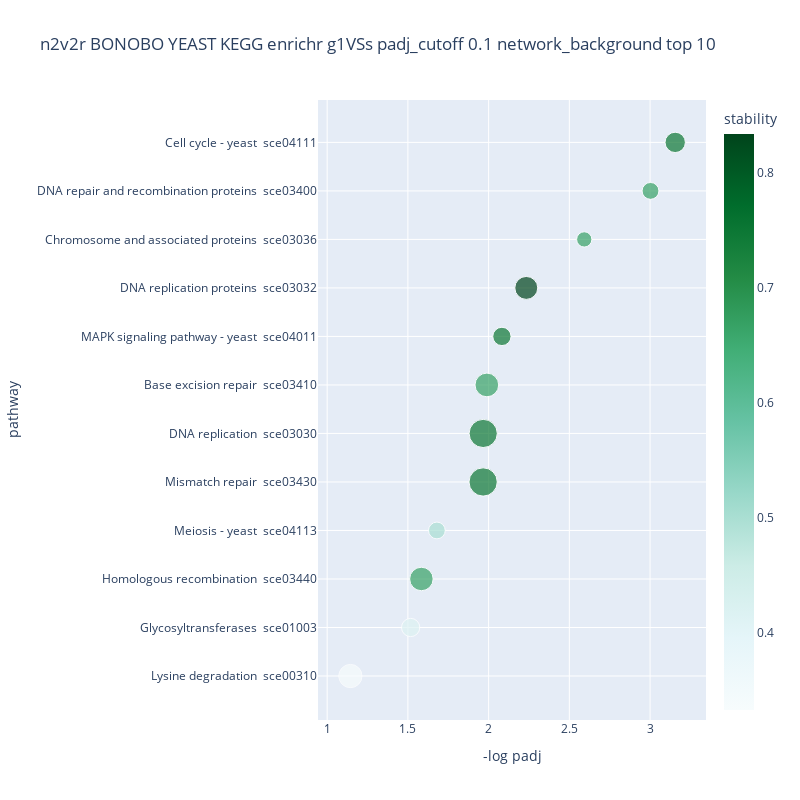
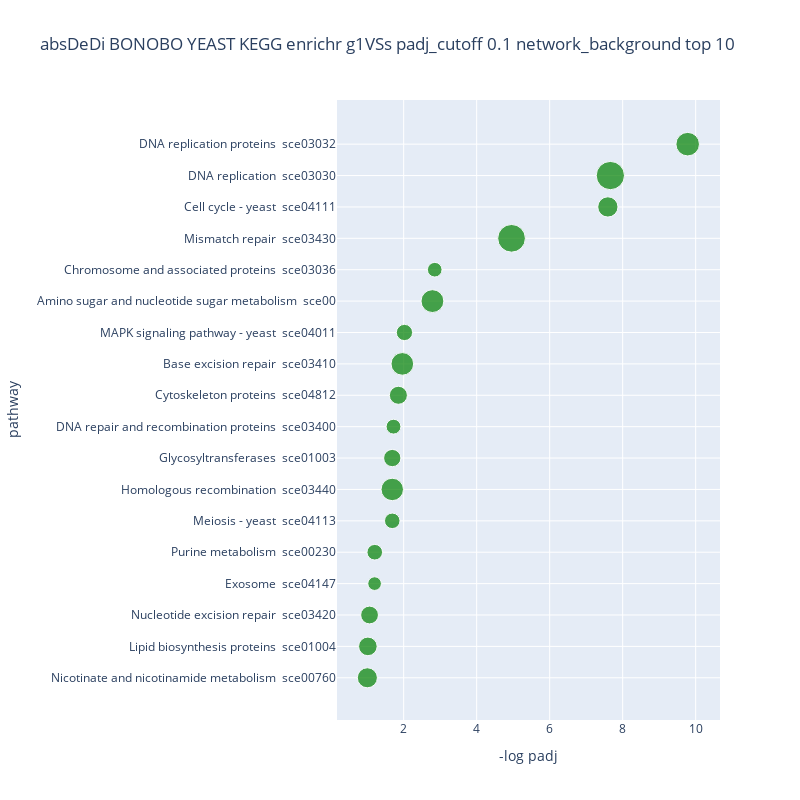
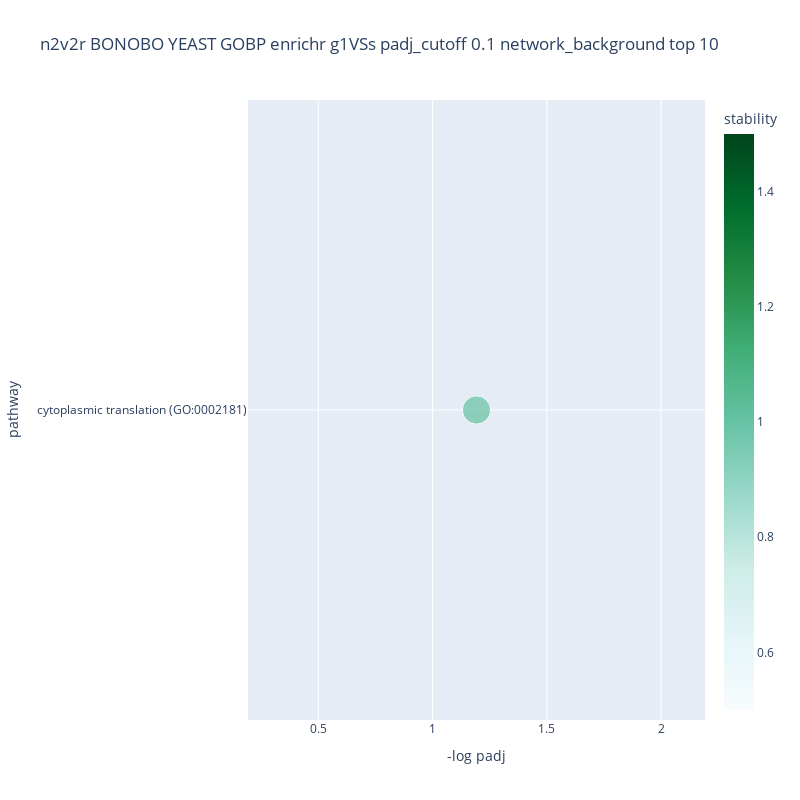
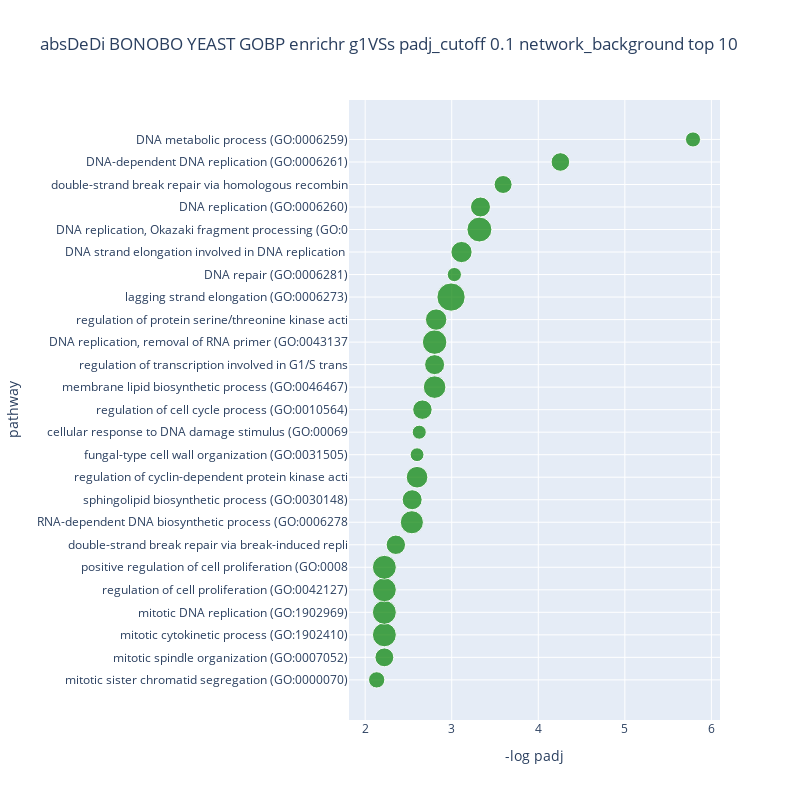

Notebook source saved alongside these figures, in order:
### Code cell
from node2vec2rank.post_utils import plot_gseapy_enrich 

stability_cutoff = 0.2
padj_cutoff = 0.1

save_directory = '../results/results_gsea/' + gsea_parent_folder_name
# save_directory = None


title = network_inf_method+ " " +  tissue +  " KEGG enrichr " + target + " padj_cutoff " + str(padj_cutoff) + " " +background + " top " + str(top_k_percent)

plot_gseapy_enrich(n2v2r_enr_KEGG_pd, has_stability=True, padj_cutoff=padj_cutoff, stability_cutoff=stability_cutoff,  title="n2v2r " + title,output_dir=save_directory)
# plot_gseapy_enrich(borda_enr_KEGG_pd, padj_cutoff=padj_cutoff, has_stability=False, stability_cutoff=stability_cutoff, title="Borda n2v2r " + title,output_dir=save_directory)
plot_gseapy_enrich(absDeDi_enr_KEGG_pd, padj_cutoff=padj_cutoff, has_stability=False, stability_cutoff=stability_cutoff, title="absDeDi " + title,output_dir=save_directory)

title = network_inf_method+ " " +  tissue +  " GOBP enrichr " + target + " padj_cutoff " + str(padj_cutoff) + " " +background + " top " + str(top_k_percent)

plot_gseapy_enrich(n2v2r_enr_GOBP_pd, has_stability=True, padj_cutoff=padj_cutoff,stability_cutoff=stability_cutoff,  title="n2v2r " + title,output_dir=save_directory)
# plot_gseapy_enrich(borda_enr_GOBP_pd, padj_cutoff=padj_cutoff,has_stability=False, stability_cutoff=stability_cutoff, title="Borda n2v2r " + title,output_dir=save_directory)
plot_gseapy_enrich(absDeDi_enr_GOBP_pd, padj_cutoff=padj_cutoff, has_stability=False, stability_cutoff=stability_cutoff, title="absDeDi " + title,output_dir=save_directory)

### Figure 1 — Plotly figure (JSON) as saved in the notebook; plotly's stock layout.template omitted (floating-point values rounded to 4 significant figures)
{"data": [{"hovertemplate": "-log padj=%{x}<br>pathway=%{y}<br>overlap=%{marker.size}<br>stability=%{marker.color}<extra></extra>", "legendgroup": "", "marker": {"color": [0.3333, 0.4167, 0.6667, 0.5, 0.75, 0.75, 0.6667, 0.75, 0.8333, 0.6667, 0.6667, 0.75], "coloraxis": "coloraxis", "size": [0.4444, 0.2743, 0.4545, 0.2319, 0.6581, 0.6543, 0.4615, 0.2753, 0.4328, 0.1922, 0.2339, 0.3413], "sizemode": "area", "sizeref": 0.001645, "symbol": "circle"}, "mode": "markers", "name": "", "orientation": "h", "showlegend": false, "type": "scatter", "x": [1.144, 1.517, 1.584, 1.68, 1.966, 1.966, 1.989, 2.082, 2.233, 2.592, 3.003, 3.156], "xaxis": "x", "y": ["Lysine degradation  sce00310", "Glycosyltransferases  sce01003", "Homologous recombination  sce03440", "Meiosis - yeast  sce04113", "Mismatch repair  sce03430", "DNA replication  sce03030", "Base excision repair  sce03410", "MAPK signaling pathway - yeast  sce04011", "DNA replication proteins  sce03032", "Chromosome and associated proteins  sce03036", "DNA repair and recombination proteins  sce03400", "Cell cycle - yeast  sce04111"], "yaxis": "y"}], "layout": {"autosize": true, "coloraxis": {"cmax": 0.8333, "cmin": 0.3333, "colorbar": {"title": {"text": "stability"}}, "colorscale": [[0, "rgb(247,252,253)"], [0.125, "rgb(229,245,249)"], [0.25, "rgb(204,236,230)"], [0.375, "rgb(153,216,201)"], [0.5, "rgb(102,194,164)"], [0.625, "rgb(65,174,118)"], [0.75, "rgb(35,139,69)"], [0.875, "rgb(0,109,44)"], [1, "rgb(0,68,27)"]]}, "height": 800, "legend": {"itemsizing": "constant", "tracegroupgap": 0}, "title": {"text": "n2v2r BONOBO YEAST KEGG enrichr g1VSs padj_cutoff 0.1 network_background top 10"}, "width": 800, "xaxis": {"anchor": "y", "domain": [0, 1], "title": {"text": "-log padj"}}, "yaxis": {"anchor": "x", "domain": [0, 1], "title": {"text": "pathway"}}}}

### Figure 2 — Plotly figure (JSON) as saved in the notebook; plotly's stock layout.template omitted (floating-point values rounded to 4 significant figures)
{"data": [{"hovertemplate": "-log padj=%{x}<br>pathway=%{y}<br>overlap=%{marker.size}<extra></extra>", "legendgroup": "", "marker": {"color": "green", "size": [0.3636, 0.3125, 0.2857, 0.1679, 0.22, 0.2174, 0.4545, 0.2703, 0.198, 0.2941, 0.4615, 0.2388, 0.4706, 0.1934, 0.6923, 0.3714, 0.7222, 0.5], "sizemode": "area", "sizeref": 0.001806, "symbol": "circle"}, "mode": "markers", "name": "", "orientation": "h", "showlegend": false, "type": "scatter", "x": [1.005, 1.019, 1.066, 1.203, 1.208, 1.687, 1.687, 1.687, 1.721, 1.855, 1.964, 2.022, 2.788, 2.851, 4.956, 7.595, 7.663, 9.782], "xaxis": "x", "y": ["Nicotinate and nicotinamide metabolism  sce00760", "Lipid biosynthesis proteins  sce01004", "Nucleotide excision repair  sce03420", "Exosome  sce04147", "Purine metabolism  sce00230", "Meiosis - yeast  sce04113", "Homologous recombination  sce03440", "Glycosyltransferases  sce01003", "DNA repair and recombination proteins  sce03400", "Cytoskeleton proteins  sce04812", "Base excision repair  sce03410", "MAPK signaling pathway - yeast  sce04011", "Amino sugar and nucleotide sugar metabolism  sce00", "Chromosome and associated proteins  sce03036", "Mismatch repair  sce03430", "Cell cycle - yeast  sce04111", "DNA replication  sce03030", "DNA replication proteins  sce03032"], "yaxis": "y"}], "layout": {"autosize": true, "height": 800, "legend": {"itemsizing": "constant", "tracegroupgap": 0}, "title": {"text": "absDeDi BONOBO YEAST KEGG enrichr g1VSs padj_cutoff 0.1 network_background top 10"}, "width": 800, "xaxis": {"anchor": "y", "domain": [0, 1], "title": {"text": "-log padj"}}, "yaxis": {"anchor": "x", "domain": [0, 1], "title": {"text": "pathway"}}}}

### Figure 3 — Plotly figure (JSON) as saved in the notebook; plotly's stock layout.template omitted (floating-point values rounded to 4 significant figures)
{"data": [{"hovertemplate": "-log padj=%{x}<br>pathway=%{y}<br>overlap=%{marker.size}<br>stability=%{marker.color}<extra></extra>", "legendgroup": "", "marker": {"color": [1], "coloraxis": "coloraxis", "size": [1], "sizemode": "area", "sizeref": 0.0025, "symbol": "circle"}, "mode": "markers", "name": "", "orientation": "h", "showlegend": false, "type": "scatter", "x": [1.192], "xaxis": "x", "y": ["cytoplasmic translation (GO:0002181)"], "yaxis": "y"}], "layout": {"autosize": true, "coloraxis": {"cmax": 1, "cmin": 1, "colorbar": {"title": {"text": "stability"}}, "colorscale": [[0, "rgb(247,252,253)"], [0.125, "rgb(229,245,249)"], [0.25, "rgb(204,236,230)"], [0.375, "rgb(153,216,201)"], [0.5, "rgb(102,194,164)"], [0.625, "rgb(65,174,118)"], [0.75, "rgb(35,139,69)"], [0.875, "rgb(0,109,44)"], [1, "rgb(0,68,27)"]]}, "height": 800, "legend": {"itemsizing": "constant", "tracegroupgap": 0}, "title": {"text": "n2v2r BONOBO YEAST GOBP enrichr g1VSs padj_cutoff 0.1 network_background top 10"}, "width": 800, "xaxis": {"anchor": "y", "domain": [0, 1], "title": {"text": "-log padj"}}, "yaxis": {"anchor": "x", "domain": [0, 1], "title": {"text": "pathway"}}}}

### Figure 4 — Plotly figure (JSON) as saved in the notebook; plotly's stock layout.template omitted (floating-point values rounded to 4 significant figures)
{"data": [{"hovertemplate": "-log padj=%{x}<br>pathway=%{y}<br>overlap=%{marker.size}<extra></extra>", "legendgroup": "", "marker": {"color": "green", "size": [0.3333, 0.4444, 0.7143, 0.7143, 0.7143, 0.7143, 0.4706, 0.6667, 0.5, 0.5833, 0.2396, 0.2472, 0.4737, 0.6364, 0.5, 0.75, 0.5714, 1, 0.2525, 0.5625, 0.7778, 0.5, 0.4054, 0.4324, 0.2857], "sizemode": "area", "sizeref": 0.0025, "symbol": "circle"}, "mode": "markers", "name": "", "orientation": "h", "showlegend": false, "type": "scatter", "x": [2.133, 2.222, 2.222, 2.222, 2.222, 2.222, 2.354, 2.54, 2.543, 2.6, 2.6, 2.625, 2.661, 2.802, 2.802, 2.802, 2.82, 2.992, 3.03, 3.113, 3.32, 3.332, 3.594, 4.255, 5.787], "xaxis": "x", "y": ["mitotic sister chromatid segregation (GO:0000070)", "mitotic spindle organization (GO:0007052)", "mitotic cytokinetic process (GO:1902410)", "mitotic DNA replication (GO:1902969)", "regulation of cell proliferation (GO:0042127)", "positive regulation of cell proliferation (GO:0008", "double-strand break repair via break-induced repli", "RNA-dependent DNA biosynthetic process (GO:0006278", "sphingolipid biosynthetic process (GO:0030148)", "regulation of cyclin-dependent protein kinase acti", "fungal-type cell wall organization (GO:0031505)", "cellular response to DNA damage stimulus (GO:00069", "regulation of cell cycle process (GO:0010564)", "membrane lipid biosynthetic process (GO:0046467)", "regulation of transcription involved in G1/S trans", "DNA replication, removal of RNA primer (GO:0043137", "regulation of protein serine/threonine kinase acti", "lagging strand elongation (GO:0006273)", "DNA repair (GO:0006281)", "DNA strand elongation involved in DNA replication ", "DNA replication, Okazaki fragment processing (GO:0", "DNA replication (GO:0006260)", "double-strand break repair via homologous recombin", "DNA-dependent DNA replication (GO:0006261)", "DNA metabolic process (GO:0006259)"], "yaxis": "y"}], "layout": {"autosize": true, "height": 800, "legend": {"itemsizing": "constant", "tracegroupgap": 0}, "title": {"text": "absDeDi BONOBO YEAST GOBP enrichr g1VSs padj_cutoff 0.1 network_background top 10"}, "width": 800, "xaxis": {"anchor": "y", "domain": [0, 1], "title": {"text": "-log padj"}}, "yaxis": {"anchor": "x", "domain": [0, 1], "title": {"text": "pathway"}}}}
